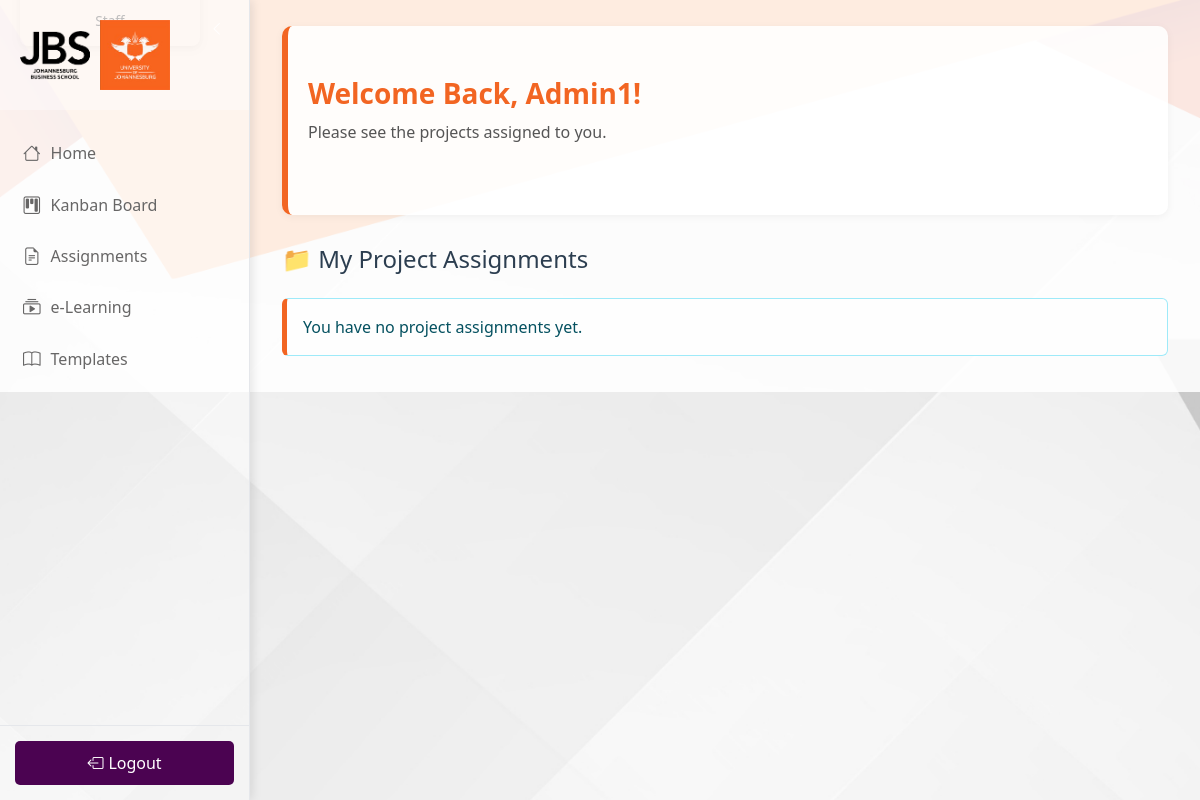
/projects/assignments/ (signed in), run on an earlier commit of the app's database.
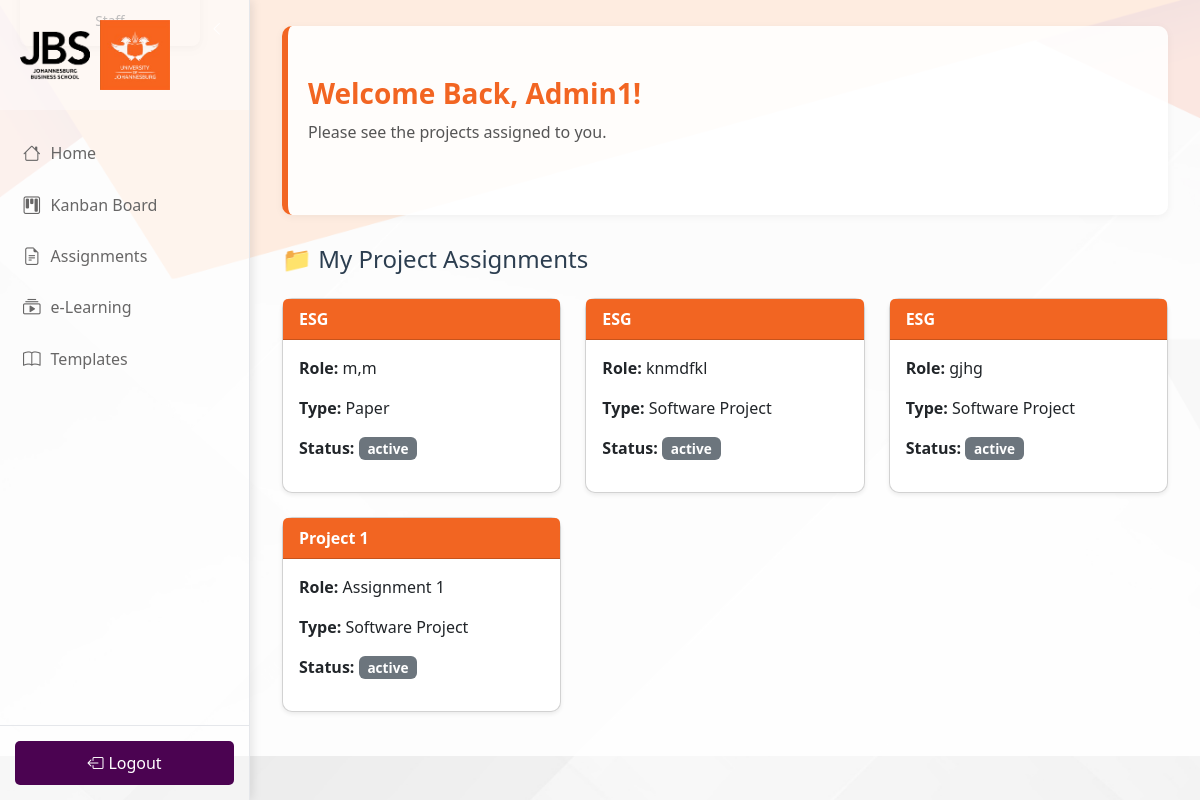
And on a later commit of the database.
### projects/models.py (models this page shows, shortened)
class Assignment(models.Model):
    project = models.ForeignKey(Project, on_delete=models.CASCADE, related_name='assignments')
    team_member = models.ForeignKey(TeamMember, on_delete=models.CASCADE)
    responsibility = models.TextField()
    assigned_at = models.DateTimeField(auto_now_add=True)
    class Meta:
        unique_together = ('project', 'team_member')

class Project(models.Model):
    PROJECT_TYPES = (
        ('software', 'Software Project'),
        ('book', 'Book Project'),
        ('paper', 'Paper'),
    )
    STATUS_CHOICES = (
        ('active', 'Active'),
        ('completed', 'Completed'),
    )
    name = models.CharField(max_length=255)
    description = models.TextField(max_length=255, blank=True, null=True)
    project_type = models.CharField(max_length=20, choices=PROJECT_TYPES, default='software')
    status = models.CharField(max_length=20, choices=STATUS_CHOICES, default='active')
    created_by = models.ForeignKey(settings.AUTH_USER_MODEL, on_delete=models.CASCADE, related_name='created_projects')
    created_at = models.DateTimeField(auto_now_add=True)
    due_date = models.DateField(blank=True, null=True)

### projects/views.py (the view)
# urls.py: path('assignments/', views.assignments, name='assignments'),
@login_required
def assignments(request):
    team_member = TeamMember.objects.filter(user=request.user).first()
    assignments = Assignment.objects.filter(team_member=team_member) if team_member else []
    return render(request, 'projects/assignments.html', {
        'assignments': assignments
    })

### templates/projects/assignments.html (shortened to what this page needs)
{% extends 'base.html' %}
{% load static %}
{% block content %}
<div class="container mt-4">
    <div class="welcome-box">
        <h3>Welcome Back, {{ request.user.username }}!</h3>
        <p>Please see the projects assigned to you.</p>
    </div>
    <div>
        <h4 class="mb-4">📁 My Project Assignments</h4>
        {% if assignments %}
            <div class="row">
                {% for assignment in assignments %}
                    <div class="col-lg-4 col-md-6 mb-4">
                        <div class="card shadow-sm h-100">
                            <div class="card-header">
                                {{ assignment.project.name }}
                            </div>
                            <div class="card-body">
                                <p><strong>Role:</strong> {{ assignment.responsibility }}</p>
                                <p><strong>Type:</strong> {{ assignment.project.get_project_type_display }}</p>
                                <p><strong>Status:</strong>
                                    <span class="badge
                                        {% if assignment.project.status == 'Active' %} bg-success
                                        {% elif assignment.project.status == 'Pending' %} bg-warning text-dark
                                        {% else %} bg-secondary
                                        {% endif %}">
                                        {{ assignment.project.status }}
                                    </span>
                                </p>
                            </div>
                        </div>
                    </div>
                {% endfor %}
            </div>
        {% else %}
            <div class="alert alert-info">You have no project assignments yet.</div>
        {% endif %}
    </div>
</div>
{% endblock %}

What changed in the data, as far as the page shows it:
added Assignment: project.name "ESG", responsibility "m,m", project.project_type "Paper", project.status "active"
added Assignment: project.name "ESG", responsibility "knmdfkl", project.project_type "Software Project", project.status "active"
added Assignment: project.name "ESG", responsibility "gjhg", project.project_type "Software Project", project.status "active"
added Assignment: project.name "Project 1", responsibility "Assignment 1", project.project_type "Software Project", project.status "active"
Also different on the page:
text no longer shown: "You have no project assignments yet."
